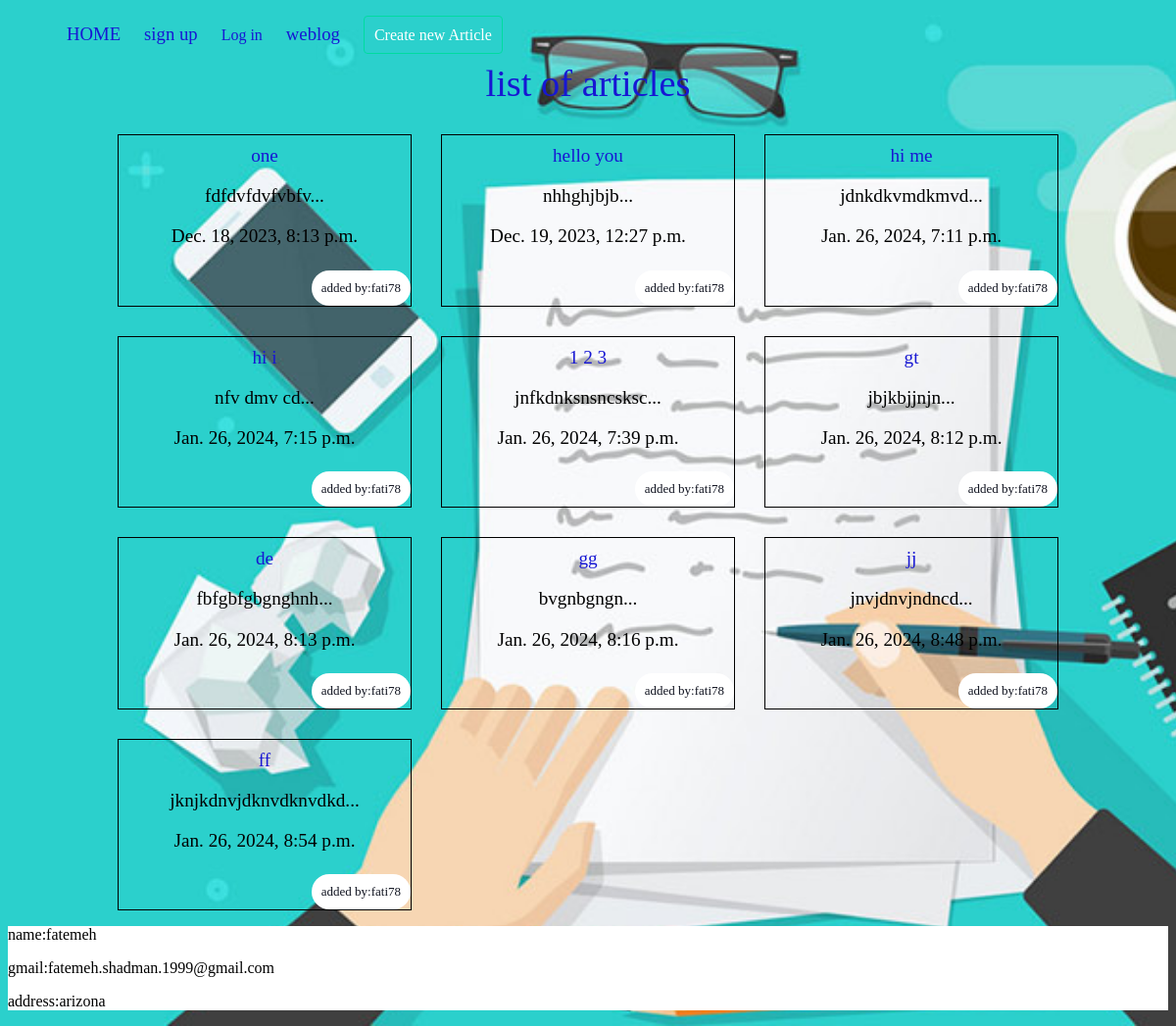
The page / on the database its author committed.
### articles/models.py (models this page shows, shortened)
class Articles(models.Model):
    title=models.CharField(max_length=100)
    slug =models.SlugField()
    body=models.TextField()
    date=models.DateTimeField(auto_now_add=True)
    image=models.ImageField(default='default.jpg', blank=True)
    author=models.ForeignKey(User,default=None,on_delete=models.CASCADE) # type: ignore
    def snippet(self):
        return self.body[ :50]+'...'

### articles/views.py (the view)
# urls.py: path('',list,name="home"),
def list(request):
    articles=models.Articles.objects.all()
    arg={'articles':articles}
    return render(request,'articles/list.html',arg)

### articles/templates/articles/list.html (shortened to what this page needs)
{% extends "base.html" %}
{%block content%}
<h1><a href="{% url 'home' %}">list of articles </a></h1>
<div class="articles">
        {% for x in articles%}
        <div class="article">
                <h2><a href="{% url 'articles:detail' slug=x.slug %}">{{x.title}}</a><h2>
                <p>{{x.snippet}}</p>
                <p>{{x.date}}</p>
                <p class="author">added by:{{x.author.username}}<p>
        </div>
        {% endfor %}
</div>
{%endblock%}

### templates/base.html (shortened to what this page needs)
{% load static %}
<html lang="en" dir="ltr">
    <head>
        <link rel="stylesheet" href={% static 'style.css'%}
        <meta charset="utf-8">
    </head>
    <body>
    <header>
        <nav>
            <ul>
                <li>
                    <h3><a href="{% url 'home'%}">HOME</a></h3>
                </li>
                <li>
                    <h3><a href="{%url 'accounts:signup'%}">sign up</a></h3>
                </li>
                {%if not user.is_authenticated%}
                <li>
                    <a href="{% url 'accounts:login'%}">Log in</a>
                </li>
                {% endif %}
                <li>
                    <h3><a href="{%url 'accounts:signup'%}">weblog</a></h3>
                </li>
                <li>
                    <a class="highlight" href="{% url 'articles:create'%}">Create new Article</a>
                </li>
            </ul>
        </nav>
    </header>
        <div class="wrapper" >
        {%block content%}
        {%endblock%}
        </div>
        <footer>
            <p>name:fatemeh</p>
            <p>gmail:fatemeh.shadman.1999@gmail.com</p>
            <p>address:arizona</p>
        </footer>
    </body>
</html>

### assets/style.css (style rules this page uses)
body { background-image: url(background.jpg); background-attachment: fixed; background-repeat:no-repeat ; background-size: cover; }
body * { font-family: Tahoma; }
h1,h2,h3,h4,h5 { font-weight: normal; margin: 0; }
a,a:hover,a:visited { color: rgb(23, 23, 211); text-decoration: none; }
.wrapper { text-align: center; max-width: 960px; margin: 0 auto; }
div.wrapper h1 { text-align:center; margin:1px auto 30px; font-size:2.4em; }
header { display:grid; grid-template-columns:1fr 1fr; padding:-5px 0 }
nav li { display:inline-block; margin-left:20px; }
.articles { display: grid; grid-template-columns: 1fr 1fr 1fr; grid-gap: 30px; }
.article { padding: 10px; border: 1px solid black; position: relative; padding-bottom: 40px; }
.article h2 { font-size: 1.2em; }
.article .author { padding: 10px; background-color: #fff; position: absolute; right: 0; bottom: 0; margin: 0; color: #0f121f; border-radius: 10ch; font-size: small; font-family: Georgia, 'Times New Roman', Times, serif; }
a.highlight { border: 1px solid #00dba0; padding: 10px; border-radius: 4px; color: #fff; }
footer { background-color: #fff; background-position: bottom; }

### rows shown on the page
Articles: title "one", snippet "fdfdvfdvfvbfv...", date "Dec. 18, 2023, 8:13 p.m.", author.username "fati78"
Articles: title "hello you", snippet "nhhghjbjb...", date "Dec. 19, 2023, 12:27 p.m.", author.username "fati78"
Articles: title "hi me", snippet "jdnkdkvmdkmvd...", date "Jan. 26, 2024, 7:11 p.m.", author.username "fati78"
Articles: title "hi i", snippet "nfv dmv cd...", date "Jan. 26, 2024, 7:15 p.m.", author.username "fati78"
Articles: title "1 2 3", snippet "jnfkdnksnsncsksc...", date "Jan. 26, 2024, 7:39 p.m.", author.username "fati78"
Articles: title "gt", snippet "jbjkbjjnjn...", date "Jan. 26, 2024, 8:12 p.m.", author.username "fati78"
Articles: title "de", snippet "fbfgbfgbgnghnh...", date "Jan. 26, 2024, 8:13 p.m.", author.username "fati78"
Articles: title "gg", snippet "bvgnbgngn...", date "Jan. 26, 2024, 8:16 p.m.", author.username "fati78"
Articles: title "jj", snippet "jnvjdnvjndncd...", date "Jan. 26, 2024, 8:48 p.m.", author.username "fati78"
Articles: title "ff", snippet "jknjkdnvjdknvdknvdkd...", date "Jan. 26, 2024, 8:54 p.m.", author.username "fati78"
